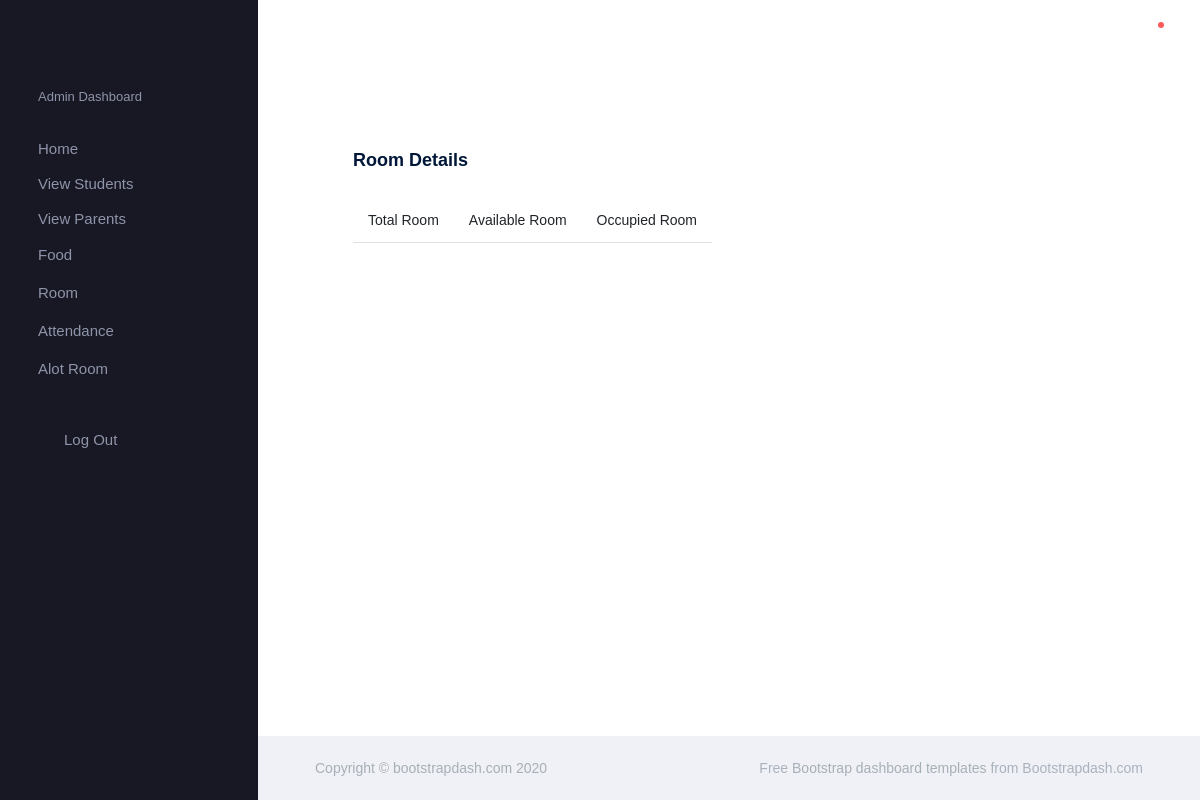
The app's page /Room_View, older data.
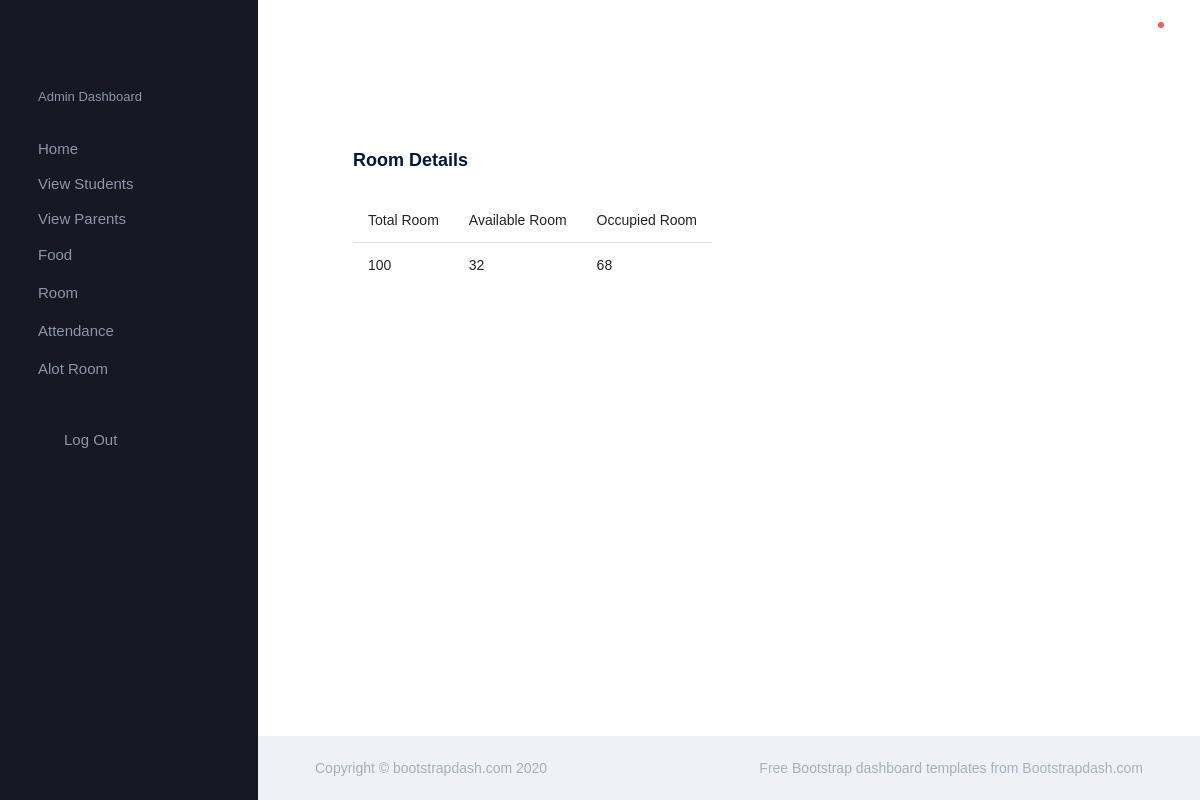
The same page, newer data.
### Django3App/models.py (models this page shows)
class RoomDetails(models.Model):
    total = models.IntegerField()
    avail = models.IntegerField()
    occupied = models.IntegerField()

### Django3App/adminViews.py (the view)
# urls.py: path('Room_View', adminViews.Room_View, name='Room_View'),
def Room_View(request):
    rob = RoomDetails.objects.all()
    return render(request, 'admin/ViewRoom.html', {'rob':rob})

### templates/admin/ViewRoom.html (shortened to what this page needs)
{% extends 'admin/admin.html' %}
{% block content %}
<div class="col-lg-6 grid-margin stretch-card">
                <div class="card">
                  <div class="card-body">
                    <h4 class="card-title">Room Details</h4>
                    <table class="table">
                        <thead>
                            <tr>
                                <th>Total Room</th><th>Available Room</th><th>Occupied Room</th>
                            </tr>
                        </thead>
                        <tbody>
                            {% for i in rob %}
                            <tr>
                                <td>{{i.total}}</td><td>{{i.avail}}</td><td>{{i.occupied}}</td>
        </tr>
        {% endfor %}
    </tbody>
</table>
                  </div>
                </div>
              </div>
{% endblock %}

Row changes from the older to the newer data that the page shows:
added RoomDetails: total "100", avail "32", occupied "68"
